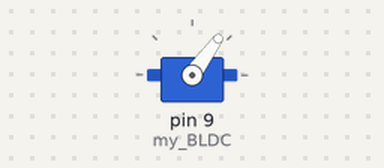
Bench run of a sketch on a simulated Arduino Uno, built with avr-gcc and run on an emulated ATmega328P. On the bench: servo.

Above: at 4.1 s.
At 18.1 s:
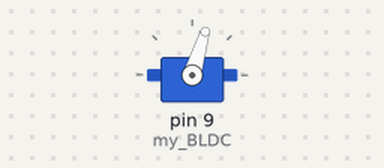
At 36.1 s:
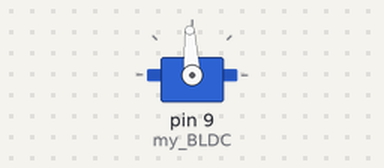
Timing chart, 0 to 37.6 s (numbered marks = the images above):
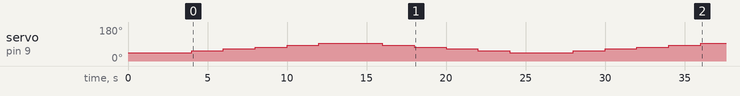

Measured:
- by itself, servo on pin 9 (my_BLDC): 44° → 54° at 4.0 s, → 64° 2.0 s later, → 73° 2.0 s later, → 83° 2.0 s later, … (15 changes in this stretch)

The sketch:

BLDC_speed_control.ino
```cpp
#include <Servo.h>

Servo my_BLDC;
void setup() {

  my_BLDC.attach(9);
  my_BLDC.writeMicroseconds(1000);
  delay(2000);
}
int speed_val=0;
void loop() {
  for(speed_val = 1000;speed_val<=1500;speed_val = speed_val+100)
  {
  my_BLDC.writeMicroseconds(speed_val);
  delay(2000);
  }

  for(speed_val = 1500;speed_val>=1000;speed_val = speed_val-100)
  {
  my_BLDC.writeMicroseconds(speed_val);
  delay(2000);
  }
}
```
